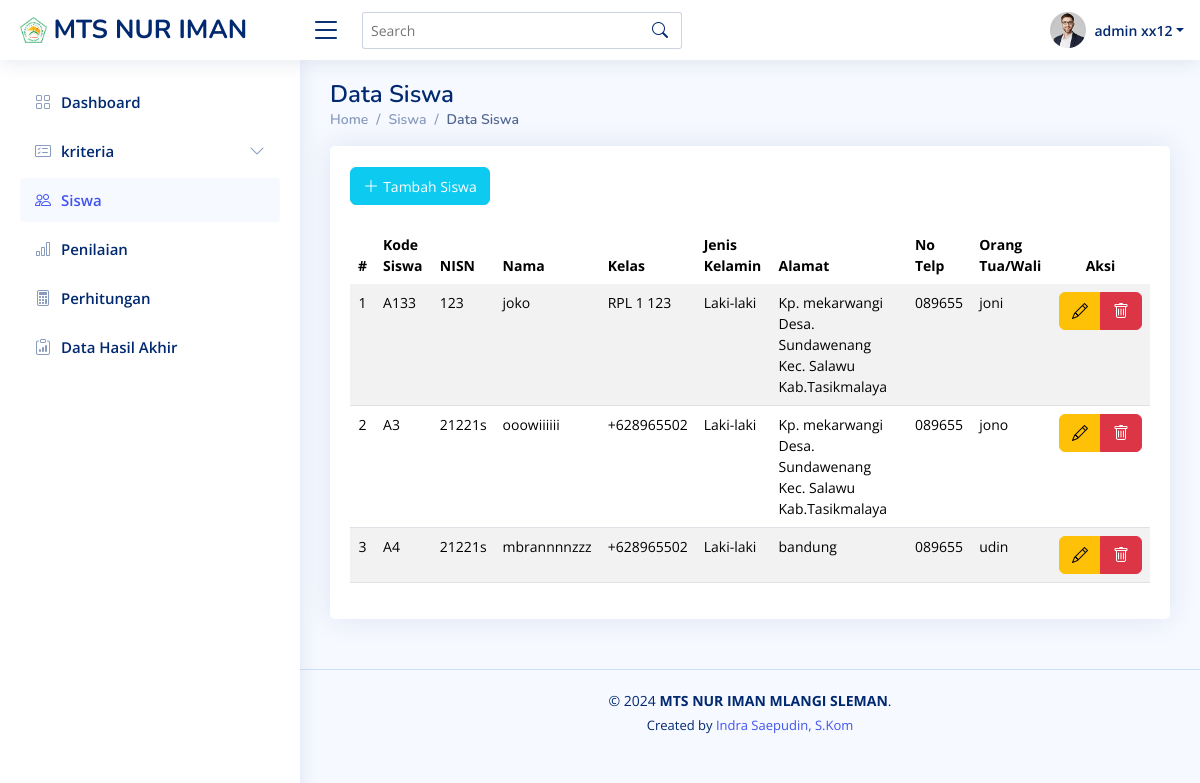
The app's page /siswa/lihat_siswa.php (signed in), older data.
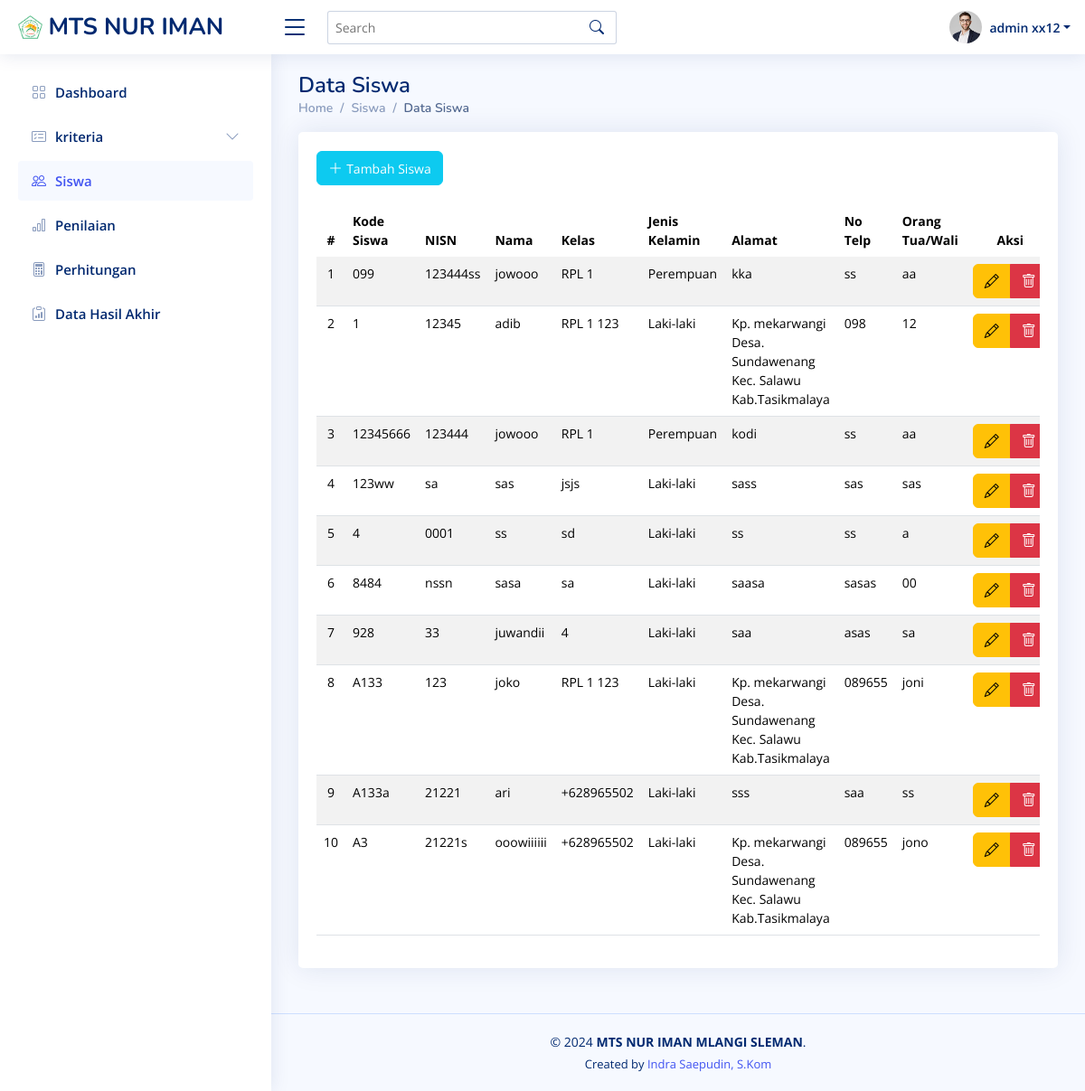
The same page, newer data.
### tables this page shows
CREATE TABLE `siswa` (
  `kode_siswa` varchar(50) NOT NULL,
  `nisn` varchar(20) NOT NULL,
  `nama_siswa` varchar(100) NOT NULL,
  `kelas` varchar(10) NOT NULL,
  `jenis_kelamin` enum('Laki-laki','Perempuan') NOT NULL,
  `alamat` text NOT NULL,
  `no_telp` varchar(15) DEFAULT NULL,
  `orang_tua_wali` varchar(100) NOT NULL
);

### siswa/lihat_siswa.php (the view, shortened to what the changed rows need)
<?php
include '../conn.php';
?>
<!DOCTYPE html>
<html lang="en">
<head>
  <link href="../assets/template/NiceAdmin/assets/vendor/bootstrap/css/bootstrap.min.css" rel="stylesheet">
  <link href="../assets/template/NiceAdmin/assets/vendor/bootstrap-icons/bootstrap-icons.css" rel="stylesheet">
  <link href="../assets/template/NiceAdmin/assets/vendor/boxicons/css/boxicons.min.css" rel="stylesheet">
  <link href="../assets/template/NiceAdmin/assets/vendor/quill/quill.snow.css" rel="stylesheet">
  <link href="../assets/template/NiceAdmin/assets/vendor/quill/quill.bubble.css" rel="stylesheet">
  <link href="../assets/template/NiceAdmin/assets/vendor/remixicon/remixicon.css" rel="stylesheet">
  <link href="../assets/template/NiceAdmin/assets/vendor/simple-datatables/style.css" rel="stylesheet">
  <link href="../assets/template/NiceAdmin/assets/css/style.css" rel="stylesheet">
  <link rel="stylesheet" href="https://cdn.jsdelivr.net/npm/sweetalert2@11/dist/sweetalert2.min.css">
</head>
<body>
  <main id="main" class="main">
    <div class="pagetitle">
      <h1>Data Siswa</h1>
    </div>
    <section class="section dashboard">
      <div class="row">
        <div class="col-lg-12">
          <div class="card recent-sales overflow-auto">
            <div class="card-body">
              <div class="table-responsive"> <br>
                <br><br>
                <table class="table table-striped datatable">
                  <thead>
                    <tr>
                      <th scope="col" class="text-center">#</th>
                      <th scope="col">Kode Siswa</th>
                      <th scope="col">NISN</th>
                      <th scope="col">Nama</th>
                      <th scope="col">Kelas</th>
                      <th scope="col">Jenis Kelamin</th>
                      <th scope="col">Alamat</th>
                      <th scope="col">No Telp</th>
                      <th scope="col">Orang Tua/Wali</th>
                      <th scope="col" class="text-center">Aksi</th>
                    </tr>
                  </thead>
                  <tbody>
                    <?php
                    $query = "SELECT kode_siswa, nisn, nama_siswa, kelas, jenis_kelamin, alamat , no_telp, orang_tua_wali FROM siswa";
                    $result = $conn->query($query);
                    if ($result->num_rows > 0) {
                      $nomor = 1;
                      while ($row = $result->fetch_assoc()) {
                        echo "<tr>";
                        echo "<td class='text-center'>" . $nomor . "</td>";
                        echo "<td>" . $row['kode_siswa'] . "</td>";
                        echo "<td>" . $row['nisn'] . "</td>";
                        echo "<td>" . $row['nama_siswa'] . "</td>";
                        echo "<td>" . $row['kelas'] . "</td>";
                        echo "<td>" . $row['jenis_kelamin'] . "</td>";
                        echo "<td>" . $row['alamat'] . "</td>";
                        echo "<td>" . $row['no_telp'] . "</td>";
                        echo "<td>" . $row['orang_tua_wali'] . "</td>";
                        echo "<td class='text-center'>";
                        echo "<div class='btn-group' role='group'>";
                        echo "<a href='edit_siswa.php?kode_siswa=" . $row['kode_siswa'] . "' class='btn btn-warning'><i class='bi bi-pencil'></i></a>";
                        echo "<button class='btn btn-danger delete-siswa' data-id='" . $row['kode_siswa'] . "'><i class='bi bi-trash'></i></button>";
                        echo "</div>";
                        echo "</td>";
                        echo "</tr>";
                        $nomor++;
                      }
                    } else {
                      echo "<tr><td colspan='10' class='text-center'>Tidak ada data siswa.</td></tr>";
                    }
                    ?>
                  </tbody>
                </table>
              </div>
            </div>
          </div>
        </div>
      </div>
    </section>
  </main>
</body>
</html>

Row changes from the older to the newer data that the page shows:
removed siswa: kode_siswa "A4", nisn "21221s", nama_siswa "mbrannnnzzz", kelas "+628965502", jenis_kelamin "Laki-laki", alamat "bandung", no_telp "089655", orang_tua_wali "udin"
added siswa: kode_siswa "099", nisn "123444ss", nama_siswa "jowooo", kelas "RPL 1", jenis_kelamin "Perempuan", alamat "kka", no_telp "ss", orang_tua_wali "aa"
added siswa: kode_siswa "1", nisn "12345", nama_siswa "adib", kelas "RPL 1 123", jenis_kelamin "Laki-laki", alamat "Kp. mekarwangi Desa. Sundawenang Kec. Salawu Kab.Tasikmalaya", no_telp "098", orang_tua_wali "12"
added siswa: kode_siswa "12345666", nisn "123444", nama_siswa "jowooo", kelas "RPL 1", jenis_kelamin "Perempuan", alamat "kodi", no_telp "ss", orang_tua_wali "aa"
added siswa: kode_siswa "123ww", nisn "sa", nama_siswa "sas", kelas "jsjs", jenis_kelamin "Laki-laki", alamat "sass", no_telp "sas", orang_tua_wali "sas"
added siswa: kode_siswa "4", nisn "0001", nama_siswa "ss", kelas "sd", jenis_kelamin "Laki-laki", alamat "ss", no_telp "ss", orang_tua_wali "a"
added siswa: kode_siswa "8484", nisn "nssn", nama_siswa "sasa", kelas "sa", jenis_kelamin "Laki-laki", alamat "saasa", no_telp "sasas", orang_tua_wali "00"
added siswa: kode_siswa "928", nisn "33", nama_siswa "juwandii", kelas "4", jenis_kelamin "Laki-laki", alamat "saa", no_telp "asas", orang_tua_wali "sa"
added siswa: kode_siswa "A133a", nisn "21221", nama_siswa "ari", kelas "+628965502", jenis_kelamin "Laki-laki", alamat "sss", no_telp "saa", orang_tua_wali "ss"
